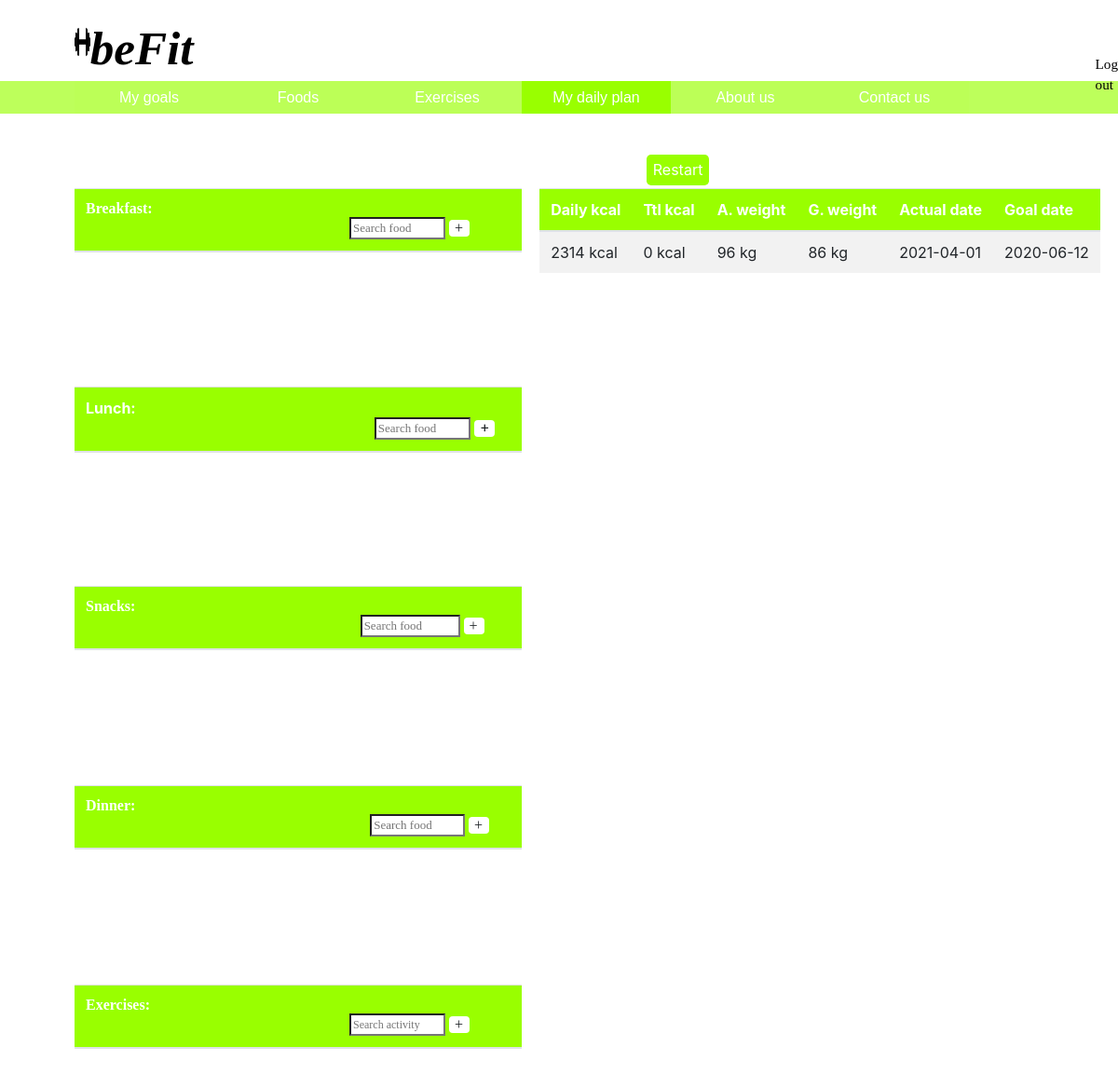
/web/dailyplanner.php (signed in), run on the app's committed database.
### tables this page shows
CREATE TABLE IF NOT EXISTS `users` (
  `id` int(11) NOT NULL AUTO_INCREMENT,
  `name` text NOT NULL,
  `email` varchar(200) NOT NULL,
  `password` varchar(200) NOT NULL,
  `age` int(3) NOT NULL,
  `weight` int(3) NOT NULL,
  `height` int(3) NOT NULL,
  `sex` int(11) NOT NULL,
  `finaldate` date NOT NULL,
  `goal` int(3) NOT NULL,
  PRIMARY KEY (`id`)
);

### web/dailyplanner.php (the view, shortened to what this page needs)
<?php
	require 'database.php';
?>
<html>
	<head>
		<link rel="stylesheet" type="text/css" href="css/foodsandex.css">
		<link rel="stylesheet" type="text/css" href="bootstrap/css/bootstrap.min.css">
	</head>
	<body>
			<div class="top-content">
				<div class="name">
					<a href="my-goals.php"><img src="images/6e94695575a2c897135f7cc0b86800eb.png" width=105%; height=40%;></a>
					<h4><a href="my-goals.php" style="text-decoration:none;">beFit</a></h4>
					<a href="logout.php" class="logout">Log out</a>
				</div>
				<div class="tabs-container">
					<a href="my-goals.php"><button class="tab-active">My goals</button></a>
					<div class="not-tab-active">
						<a href="foods.php"><button>Foods</button></a><a href="exercises.php"><button>Exercises</button></a><a href="dailyplanner.php"><button style="background-color:#99ff00">My daily plan</button></a><a href="aboutt.php"><button>About us</button></a><a href="contactt.php"><button>Contact us</button></a>
					</div>
				</div>
			</div>
			<a class="restart" href="restart.php" style="height:2rem; margin-bottom:0rem; font-size:1rem; border:none; border-radius:0.3rem; padding:0.4rem; margin-left:43.4rem">Restart</a>
			<div class="tables">
				<div class="table1" style="margin-top:0.5rem;">
				<table class="table table-striped">
					<thead style="color: #fff">
						<tr style="background-color: #99ff00">
							<th>Breakfast: <form action="search.php" method="post" style="display:inline-block; margin:0; width:412px"><input type="submit" name="submitbf" class="btn btn-default" value="+" style="background-color:white; float:right; padding:5px; height:18px; width:18px; margin-top:3px; line-height:0.4; padding-right:15px"></input><input style="width:25%; height: 1.5rem; float:right; margin-right:4px" type="search" name="search" placeholder="Search food" required></form></th>
						</tr>
					</thead>
				</table>
				</div>
				<div class="table2">
				<table class="table table-striped">
					<thead style="color: #fff">
						<tr style="background-color: #99ff00">
							<th>Daily kcal</th>
							<th>Ttl kcal</th>
							<th>A. weight</th>
							<th>G. weight</th>
							<th>Actual date</th>
							<th>Goal date</th>
						</tr>
					</thead>
					<tbody style="background-color: rgba(255, 255, 255, 0.9)">
						<tr>
							<td><?php require 'function-calc.php';?> kcal</td>
							<td><?php require 'total-cal.php';?> kcal</td>
							<td><?php echo $user['weight'];?> kg</td>
							<td><?php echo $user['goal'];?> kg</td>
							<td><?php echo date("Y-m-d"); ?></td>
							<td><?php echo $user['finaldate'];?></td>
						</tr>
					</tbody>
				</table>
				</div>
			</div>
			<div style="margin-top:4rem; overflow-y: scroll; width:40%; margin-left:5rem; height:150px">
				<table class="table table-striped">
					<thead style="color: #fff">
						<tr style="background-color: #99ff00">
							<th>Lunch: <form action="search.php" method="post" style="display:inline-block; margin:0; width:439px"><input type="submit" name="submitlun" class="btn btn-default" value="+" style="background-color:white; float:right; padding:5px; padding-top:1px; height:18px; width:18px; margin-top:3px; line-height:0.4; padding-right:15px"></input><input style="width:23.5%; font-family:Century Gothic; height: 1.5rem; float:right; margin-right:4px; float:right" type="search" name="search" placeholder="Search food" required></form></th>
						</tr>
					</thead>
				</table>
			</div>
			<div class="table1">
				<table class="table table-striped">
					<thead style="color: #fff">
						<tr style="background-color: #99ff00">
							<th>Snacks: <form action="search.php" method="post" style="display:inline-block; margin:0; width:427.5px"><input type="submit" name="submitsn" class="btn btn-default" value="+" style="background-color:white; float:right; padding:5px; height:18px; width:18px; margin-top:3px; line-height:0.4; padding-right:15px"></input><input style="width:25%; height: 1.5rem; float:right; margin-right:4px" type="search" name="search" placeholder="Search food" required></form></th>
						</tr>
					</thead>
				</table>
			</div>
			<div class="table1">
				<table class="table table-striped">
					<thead style="color: #fff">
						<tr style="background-color: #99ff00">
							<th>Dinner: <form action="search.php" method="post" style="display:inline-block; margin:0; width:433px"><input type="submit" name="submitdi" class="btn btn-default" value="+" style="background-color:white; float:right; padding:5px; padding-top:1px; padding-bottom:1px; height:18px; width:18px; margin-top:3px; line-height:0.4; padding-right:15px"></input><input style="width:23.5%; font-family:Century Gothic; height: 1.5rem; float:right; margin-right:4px; float:right" type="search" name="search" placeholder="Search food" required></form></th>
						</tr>
					</thead>
				</table>
			</div>
			<div class="table1">
				<table class="table table-striped">
					<thead style="color: #fff">
						<tr style="background-color: #99ff00">
							<th>Exercises: <form action="search.php" method="post" style="display:inline-block; margin:0; width:412px"><input type="submit" name="submitact" class="btn btn-default" value="+" style="background-color:white; float:right; padding:5px; height:18px; width:18px; margin-top:3px; line-height:0.4; padding-right:15px"></input><input style="width:25%; height: 1.5rem; font-size: 12px; float:right; margin-right:4px" type="search" name="search" placeholder="Search activity" required></form></th>
						</tr>
					</thead>
				</table>
			</div>
			<br>
	</body>
</html>

### web/function-calc.php (shortened to what this page needs)
<?php
	require 'database.php';
	if (isset($_SESSION['user_id'])) {
		$records = $conn->prepare('SELECT id, age, height, sex, goal, finaldate, weight FROM users WHERE id=:id');
		$records->bindParam(':id', $_SESSION['user_id']);
		$records->execute();
		$results = $records->fetch(PDO::FETCH_ASSOC);
		$user = null;
		if (count($results) > 0) {
			$user = $results;
		}
	}
	$goal 	= $user['goal'];
	$height = $user['height'];
	$age	= $user['age'];
	$sex	= $user['sex'];
	$finaldate	= $user['finaldate'];
	$weight	= $user['weight'];
	$date = date("Y-m-d");
	$weightdiff = abs($weight - $goal);
	$datetime1 = date_create($date);
    $datetime2 = date_create($finaldate);
	$interval = date_diff($datetime1, $datetime2);
	$days = $interval->format('%a');
	if ($days != 0) {
		$totaltolose = (7000 * $weightdiff) / $days;
	}else{
		$totaltolose = 0;
	}
	if($sex == 2){
		$calories=(66+(13.7* $weight)+(5* $height)-(6.75* $age))*1.2 ;
		if ($weight > $goal) {
			$total = round($calories - $totaltolose);
		}else if($weight < $goal){
			$total = round($calories + $totaltolose);
		}else{
			$total = round($calories);
		}
		echo "$total";
	}
?>

### web/css/foodsandex.css (style rules this page uses)
* { box-sizing: border-box; }

### web/dailyplanner.php (style rules this page uses)
* { box-sizing: border-box; }
body { margin: 0; background-repeat: no-repeat; background-image: url("https://cookstorming.com/wp-content/uploads/2015/03/Fotolia_99776874_Subscription_Monthly_M.jpg"); }
h4 { text-align: left; font-size: 3.2rem; font-weight: bold; font-style: oblique; font-family: Lucida Handwriting; margin-bottom: 0; margin-top: 1.3rem; }
.name { display: flex; margin-left: 5rem; }
.logout { margin-left: 60.5rem; padding-top: 3.6rem; color: #fff; font-family: Century Gothic; cursor: pointer; font-size: 0.95rem; text-decoration: none; }
.name img { margin-top: 1.8rem; }
.name a { width: 60px; height: 80px; cursor: pointer; color: #000; }
.tabs-container { font-family: Arial; display: flex; background-color: rgba(173, 255, 51, 0.8); margin: 0; max-width: 85.4rem; height: 2.2rem; margin-top: 0.3rem; margin-bottom: 3rem; }
.not-tab-active button { background-color: rgba(173, 255, 51, 0.1); border: 0; width: 10rem; height: 2.2rem; font-size: 1rem; cursor: pointer; color: #fff; }
.tab-active { margin-left: 5rem; background-color: rgba(173, 255, 51, 0.1); border: 0; width: 10rem; font-size: 1rem; height: 2.2rem; color: #fff; }
.table1 { width: 40%; margin-left: 5rem; margin-top: 4rem; text-align: left; font-family: Century Gothic; position: relative; overflow: hidden; max-height: 150px; height: 150px; overflow-y: scroll; }
.tables { display: flex; height: 157px; }
.table2 { margin: 0 auto; margin-top: 0.5rem; height: 150px; }
input { font-size: 13px; }
.restart { background-color:#99ff00; text-decoration:none; color: #fff; }

### data on the page
users: total "2314", weight "96", goal "86", finaldate "2020-06-12"

### other printed values
$results['total'] "0"
